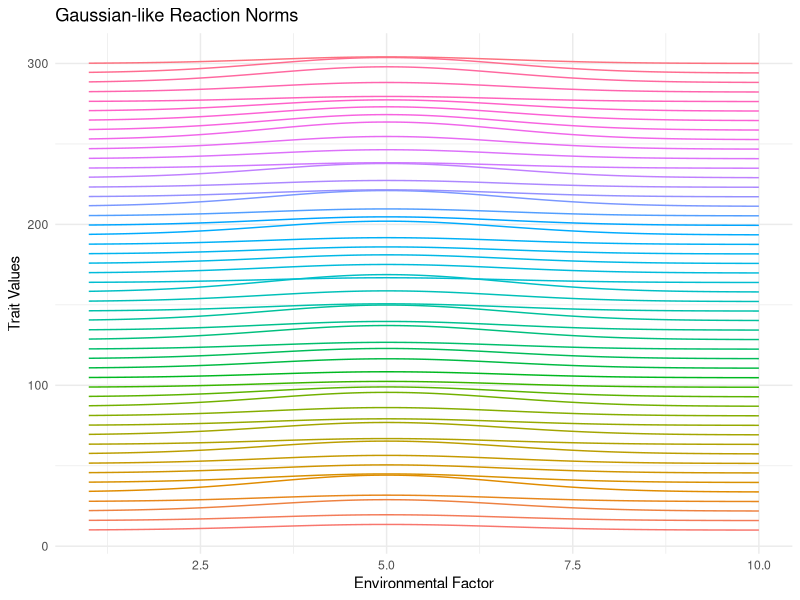
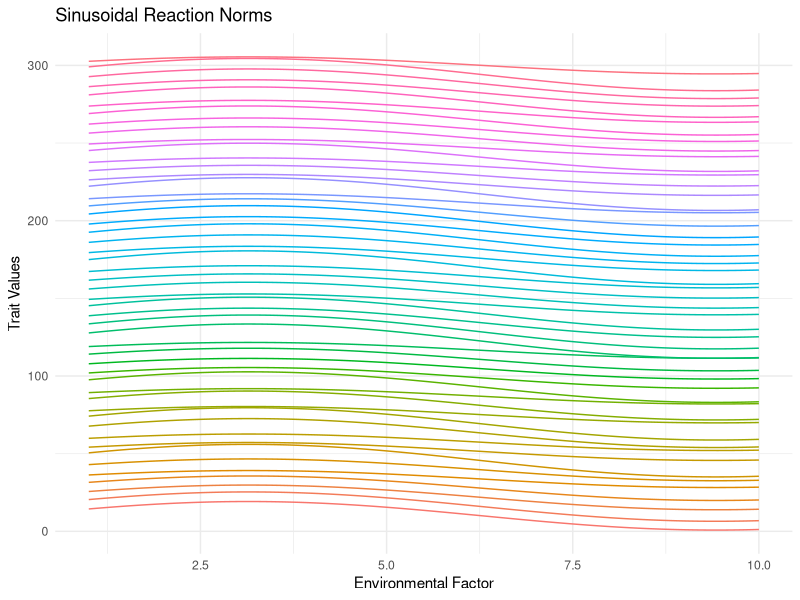
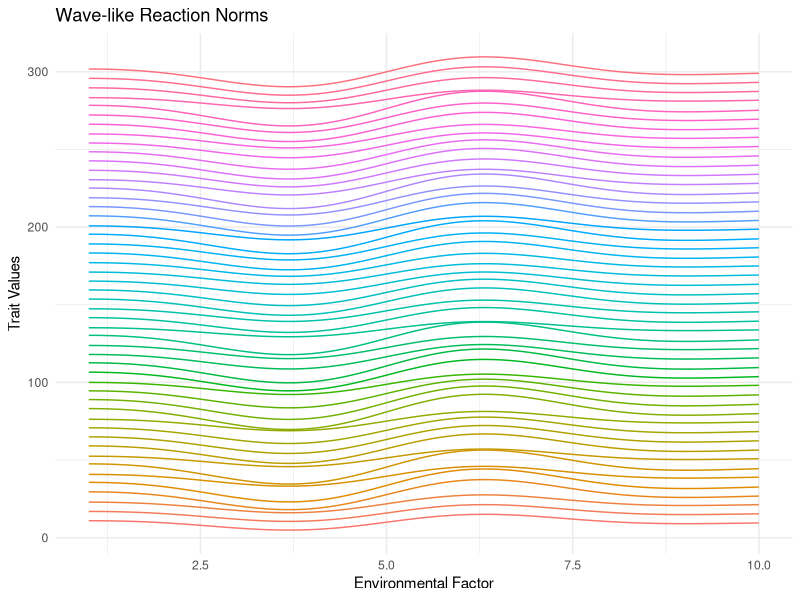
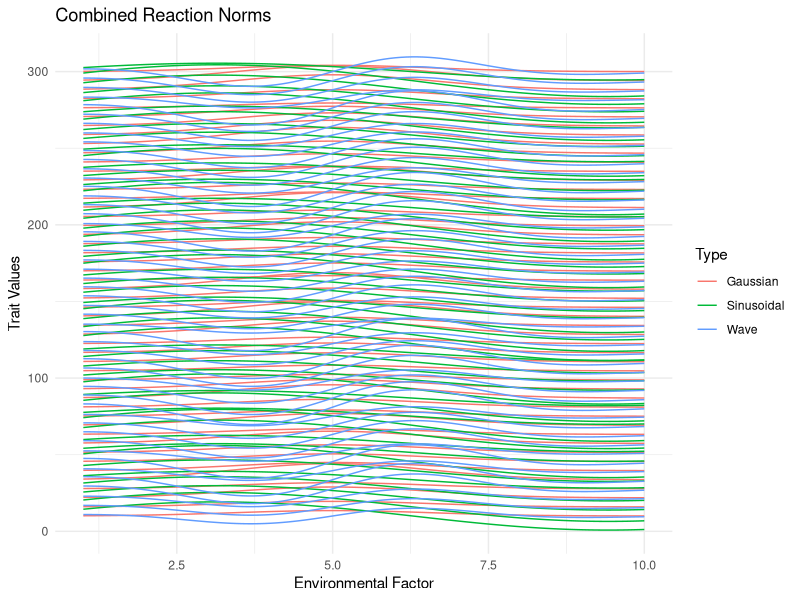

The R script that drew these images, in order:
library(ggplot2)

# Function to generate a Gaussian-like reaction norm
generate_gaussian_reaction_norm <- function(env, base_shift, amplitude = 7, width = 0.2, center = 5, slope_variation = 0.6) {
  slope <- runif(1, 1 - slope_variation, 1 + slope_variation)
  curve <- base_shift + slope * amplitude * exp(-width * (env - center)^2)
  return(curve)
}

# Function to generate a sinusoidal reaction norm
generate_sinusoidal_reaction_norm <- function(env, base_shift, amplitude = 8, frequency = 0.5, phase = 0, slope_variation = 0.4) {
  slope <- runif(1, 1 - slope_variation, 1 + slope_variation)
  curve <- base_shift + slope * amplitude * sin(frequency * env + phase)
  return(curve)
}

# Function to generate a wave-like reaction norm
generate_wave_reaction_norm <- function(env, base_shift, amplitude = 10, frequency = 1, slope_variation = 0.4) {
  slope <- runif(1, 1 - slope_variation, 1 + slope_variation)
  curve <- base_shift + slope * amplitude * sin(frequency * (env - 5)) * exp(-0.1 * (env - 5)^2)
  return(curve)
}

# Set environmental factors
environmental_factors <- seq(1, 10, length.out = 100)

# Define base shifts for reaction norms
base_shifts <- seq(10, 300, length.out = 50)

# Generate Gaussian-like reaction norms
reaction_norms_gaussian <- data.frame(Environment = environmental_factors)
for (i in seq_along(base_shifts)) {
  reaction_norms_gaussian[[paste0("Gaussian_", i)]] <- generate_gaussian_reaction_norm(environmental_factors, base_shifts[i])
}

# Generate Sinusoidal reaction norms
reaction_norms_sinusoidal <- data.frame(Environment = environmental_factors)
for (i in seq_along(base_shifts)) {
  reaction_norms_sinusoidal[[paste0("Sinusoidal_", i)]] <- generate_sinusoidal_reaction_norm(environmental_factors, base_shifts[i])
}

# Generate Wave-like reaction norms
reaction_norms_wave <- data.frame(Environment = environmental_factors)
for (i in seq_along(base_shifts)) {
  reaction_norms_wave[[paste0("Wave_", i)]] <- generate_wave_reaction_norm(environmental_factors, base_shifts[i])
}

# Reshape the data for plotting
library(reshape2)
reaction_norms_gaussian_melted <- melt(reaction_norms_gaussian, id.vars = "Environment", 
                                       variable.name = "Curve", value.name = "TraitValue")
reaction_norms_sinusoidal_melted <- melt(reaction_norms_sinusoidal, id.vars = "Environment", 
                                         variable.name = "Curve", value.name = "TraitValue")
reaction_norms_wave_melted <- melt(reaction_norms_wave, id.vars = "Environment", 
                                   variable.name = "Curve", value.name = "TraitValue")

# Create separate plots for each reaction norm type
p1 <- ggplot(reaction_norms_gaussian_melted, aes(x = Environment, y = TraitValue, color = Curve)) +
  geom_line() +
  labs(title = "Gaussian-like Reaction Norms", x = "Environmental Factor", y = "Trait Values") +
  theme_minimal() +
  theme(legend.position = "none")

p2 <- ggplot(reaction_norms_sinusoidal_melted, aes(x = Environment, y = TraitValue, color = Curve)) +
  geom_line() +
  labs(title = "Sinusoidal Reaction Norms", x = "Environmental Factor", y = "Trait Values") +
  theme_minimal() +
  theme(legend.position = "none")

p3 <- ggplot(reaction_norms_wave_melted, aes(x = Environment, y = TraitValue, color = Curve)) +
  geom_line() +
  labs(title = "Wave-like Reaction Norms", x = "Environmental Factor", y = "Trait Values") +
  theme_minimal() +
  theme(legend.position = "none")

# Combine all reaction norms into a single data frame
combined_curves <- rbind(
  cbind(reaction_norms_gaussian_melted, Type = "Gaussian"),
  cbind(reaction_norms_sinusoidal_melted, Type = "Sinusoidal"),
  cbind(reaction_norms_wave_melted, Type = "Wave")
)

# Combined plot for all reaction norms
p_combined <- ggplot(combined_curves, aes(x = Environment, y = TraitValue, color = Type, group = Curve)) +
  geom_line() +
  labs(title = "Combined Reaction Norms", x = "Environmental Factor", y = "Trait Values") +
  theme_minimal() +
  theme(legend.position = "right")

# Display plots
print(p1)
print(p2)
print(p3)
print(p_combined)
